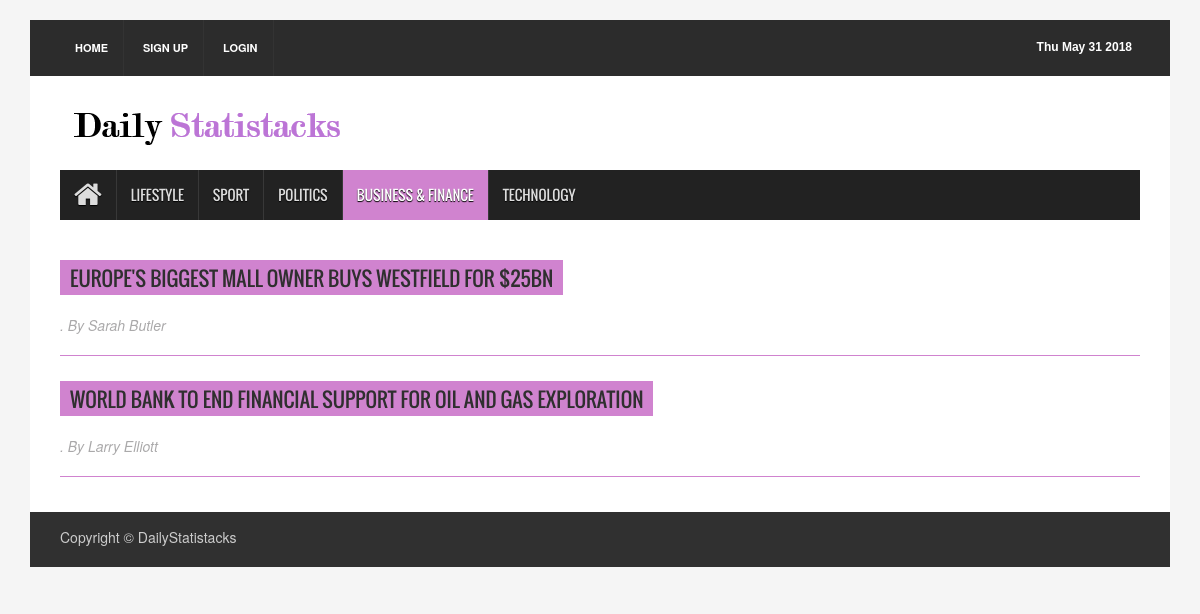
The page /businessfinanceRedirect/ on the database its author committed.
### newspaper/models.py (models this page shows, shortened)
class Article( models.Model ) :
    articleType     = models.CharField( max_length = 100 )
    author          = models.CharField( max_length = 1000 )
    headline        = models.CharField( max_length = 1000 )
    body            = models.CharField( max_length = 1000000000000 )
    publicationDate = models.DateField()

### newspaper/views.py (the view, shortened to what this page needs)
# urls.py: url( r'^businessfinanceRedirect/$' , businessfinanceRedirect , name = 'businessfinanceRedirect' ) ,
def businessfinanceRedirect( request ) :
    try :
        articleList = Article.objects.filter( articleType  = 'businessfinance' )
        if ( 'username' not in request.session ) :
            context = { 'articleList' : articleList }
            return render( request , 'newspaper/businessfinance.html' , context )
    except Exception :
        if ( 'username' not in request.session ) :
            return render( request , 'newspaper/businessfinance.html' , {} )
        else : ## logged in
            name         = getName( request.session['username'] )
            context      = {
                               'fName'        : name
                           }
            return render( request , 'newspaper/businessfinance2.html' , context )

### newspaper/templates/newspaper/businessfinance.html (shortened to what this page needs)
{% extends "newspaper/base.html" %}
{% block content %}
{% load static %}
<div class="container">
<header id="header">
  <div class="row">
    <div class="col-lg-12 col-md-12 col-sm-12">
      <div class="header_top">
        <div class="header_top_left">
          <ul class="top_nav">
            <li><a href = "/">Home</a></li>
            <li><a href = "/registerRedirect/">Sign Up</a></li>
            <li><a href = "/loginRedirect/">Login</a></li>
          </ul>
        </div>
        <div class="header_top_right">
          <p><span id="datetime"></span></p>
        </div>
      </div>
    </div>
    <div class="col-lg-12 col-md-12 col-sm-12">
      <div class="header_bottom">
        <div class="logo_area"><a href="/" class="logo"><img src="{% static "newspaper/images/testlogo.png" %}" alt=""></a></div>
      </div>
    </div>
  </div>
</header>
<section id="navArea">
  <nav class="navbar navbar-inverse" role="navigation">
    <div id="navbar" class="navbar-collapse collapse">
      <ul class="nav navbar-nav main_nav">
        <li><a href = "/"><span class="fa fa-home desktop-home"></span><span class="mobile-show">Home</span></a></li>
        <li><a id = 'lifestyle' href = "/lifestyleRedirect/">Lifestyle</a></li>
        <li><a href = "/sportRedirect/">Sport</a></li>
        <li><a href = "/politicsRedirect/">Politics</a></li>
        <li class="active"><a href = "/businessfinanceRedirect/">Business & Finance</a></li>
        <li><a href = "/technologyRedirect/">Technology</a></li>
      </ul>
    </div>
  </nav>
</section>
<section id="contentSection">
  <div class="row">
    <div class="col-lg-12 col-md-12 col-sm-12">
      <div class="left_content">
        <div class="contact_area">
          {% if articleList %}
            {% for article in articleList %}
              <h2><a href = "{% url 'detail' article.id %}"> {{ article.headline }}</a></h2><p class = "author"><i>. By {{ article.author }} </i></p>
              <br> <br>
              <hr class = "divider">
            {% endfor %}
          {% else %}
              <h2> NO BUSINESS + FINANCE ARTICLES </h2>
          {% endif %}
        </div>
      </div>
    </div>
  </div>
</section>
<footer id="footer">
  <div class="footer_bottom">
    <p class="copyright">Copyright &copy; DailyStatistacks</p>
  </div>
</footer>
</div>
{% endblock %}

### newspaper/static/newspaper/assets/css/theme.css (style rules this page uses)
.navbar-inverse .navbar-nav > .active > a, .navbar-inverse .navbar-nav > .active > a:hover, .navbar-inverse .navbar-nav > .active > a:focus { background-color:#d083cf }
.contact_area > h2 { background-color:#d083cf }

### newspaper/static/newspaper/assets/css/style.css (style rules this page uses)
body { background:#f5f5f5 }
ul { padding:0; margin:0; list-style:none }
a { text-decoration:none; color:#2f2f2f }
h1, h2, h3, h4, h5, h6 { font-family:'Oswald',sans-serif }
h2 { line-height:23px }
img { border:none }
#header { display:inline; float:left; width:100%; margin-top:20px }
.header_top { background-color:#2c2c2c; display:inline; float:left; padding:0 30px; width:100% }
.header_top_left { float:left; display:inline; width:50% }
.top_nav { text-align:left }
.top_nav li { display:inline-block }
.top_nav li a { display:inline-block; border-right:1px solid #333; color:#fff; font-size:11px; font-weight:bold; padding:20px 15px; text-transform:uppercase; -webkit-transition:all 0.5s; -o-transition:all 0.5s; transition:all 0.5s }
.header_top_right { float:left; display:inline; width:50%; text-align:right }
.header_top_right > p { color:#fff; display:inline-block; float:right; font:bold 12px sans-serif; margin-bottom:0; padding-bottom:20px; padding-right:8px; padding-top:20px }
.header_bottom { background-color:#fff; display:inline; float:left; padding:15px 30px 15px; width:100% }
.logo_area { display:inline; float:left; width:31% }
.logo { font-size:45px; font-weight:bold; color:#000; font-family:'Varela',sans-serif }
.logo img { max-width:100% }
#navArea { float:left; display:inline; width:100%; padding:0 30px; background-color:#fff }
.navbar { border:medium none; border-radius:0 }
.navbar-inverse .navbar-nav > li > a { border-left:1px solid #383838; color:#ddd; font-family:'Oswald',sans-serif; display:inline-block; height:50px; line-height:50px; padding:0 14px; text-shadow:0 1px 1px #000; text-transform:uppercase; -webkit-transition:all 0.5s; -mz-transition:all 0.5s; -ms-transition:all 0.5s; -o-transition:all 0.5s; transition:all 0.5s }
.navbar-inverse .navbar-nav > li:first-child a { border:none }
.navbar-inverse .navbar-nav > .active > a, .navbar-inverse .navbar-nav > .active > a:hover, .navbar-inverse .navbar-nav > .active > a:focus { color:#fff }
.navbar-collapse { padding-left:0 }
.desktop-home { display:block; font-size:30px; margin-top:10px }
#contentSection { float:left; display:inline; width:100%; background-color:#fff; padding:0 30px }
.left_content { float:left; display:inline; width:100% }
#footer { display:inline; float:left; width:100%; margin-bottom:20px }
.footer_bottom { float:left; display:inline; width:100%; padding:10px 30px; background-color:#303030; color:#ccc }
.copyright { float:left; width:50%; padding-top:5px; text-align:left }
.contact_area { float:left; display:inline; width:100%; margin-bottom:30px }
.contact_area > h2 { color:#fff; display:inline-block; font-size:20px; padding:7px 10px 5px; text-transform:uppercase; margin-bottom:30px }
.contact_area > p { margin-bottom:20px }

### newspaper/templates/newspaper/businessfinance.html (style rules this page uses)
hr.divider { display: block; height: 1px; border: 0; border-top: 1px solid #d083cf; margin-top: -40px; margin-bottom: 4px; padding: 0; }
p.author { color: #aaa9aa; margin-top: -10px; }

### rows shown on the page
Article: headline "EUROPE'S BIGGEST MALL OWNER BUYS WESTFIELD FOR $25BN", author "Sarah Butler"
Article: headline "WORLD BANK TO END FINANCIAL SUPPORT FOR OIL AND GAS EXPLORATION", author "Larry Elliott"
